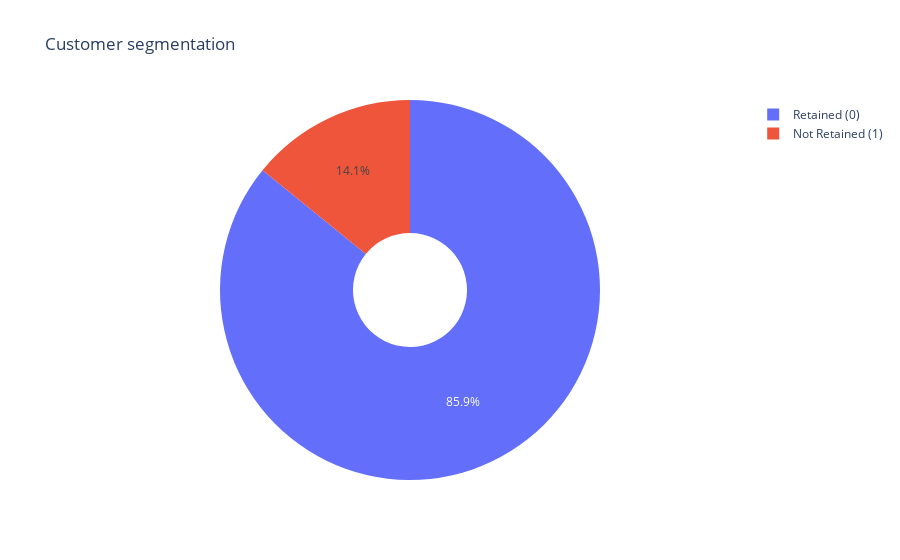

Notebook code cell kept with this figure:
### Code cell
# Plot pie Chart to get the information about the percentage of Telecom Customers churning using Plotly histogram
import plotly.graph_objects as go

# prepare the values to plot
labels = ['Retained (0)', 'Not Retained (1)']
values = telecom_df['class'].value_counts().to_list()

# create a donut-shaped representation
fig = go.Figure(data=[go.Pie(labels=labels, values=values, hole=.3)])
fig.update_layout(title_text='Customer segmentation')
fig.show()

### Figure 1 — Plotly figure (JSON) as saved in the notebook; plotly's stock layout.template omitted (floating-point values rounded to 4 significant figures)
{"data": [{"hole": 0.3, "labels": ["Retained (0)", "Not Retained (1)"], "type": "pie", "values": [4293, 707]}], "layout": {"title": {"text": "Customer segmentation"}}}
